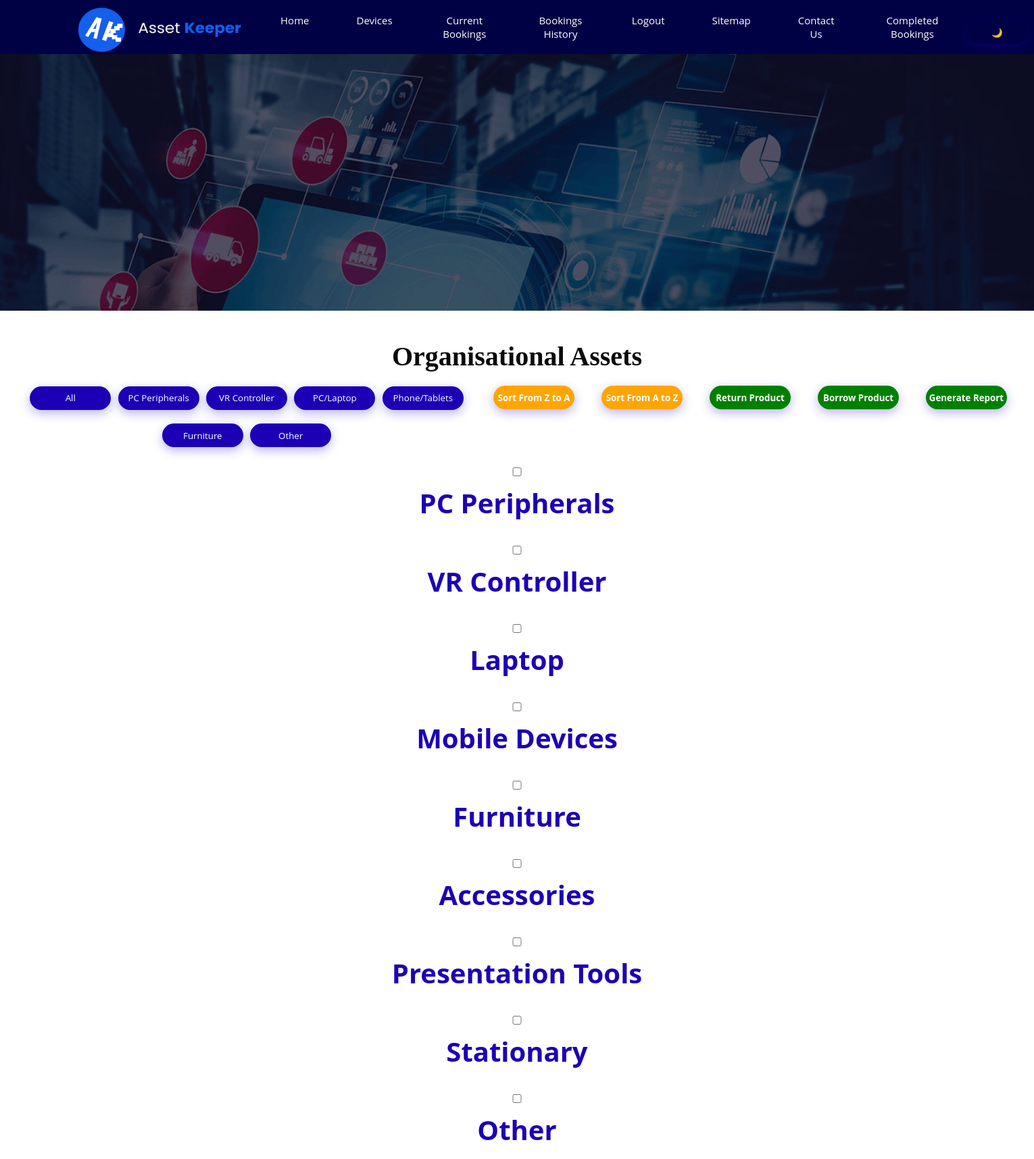
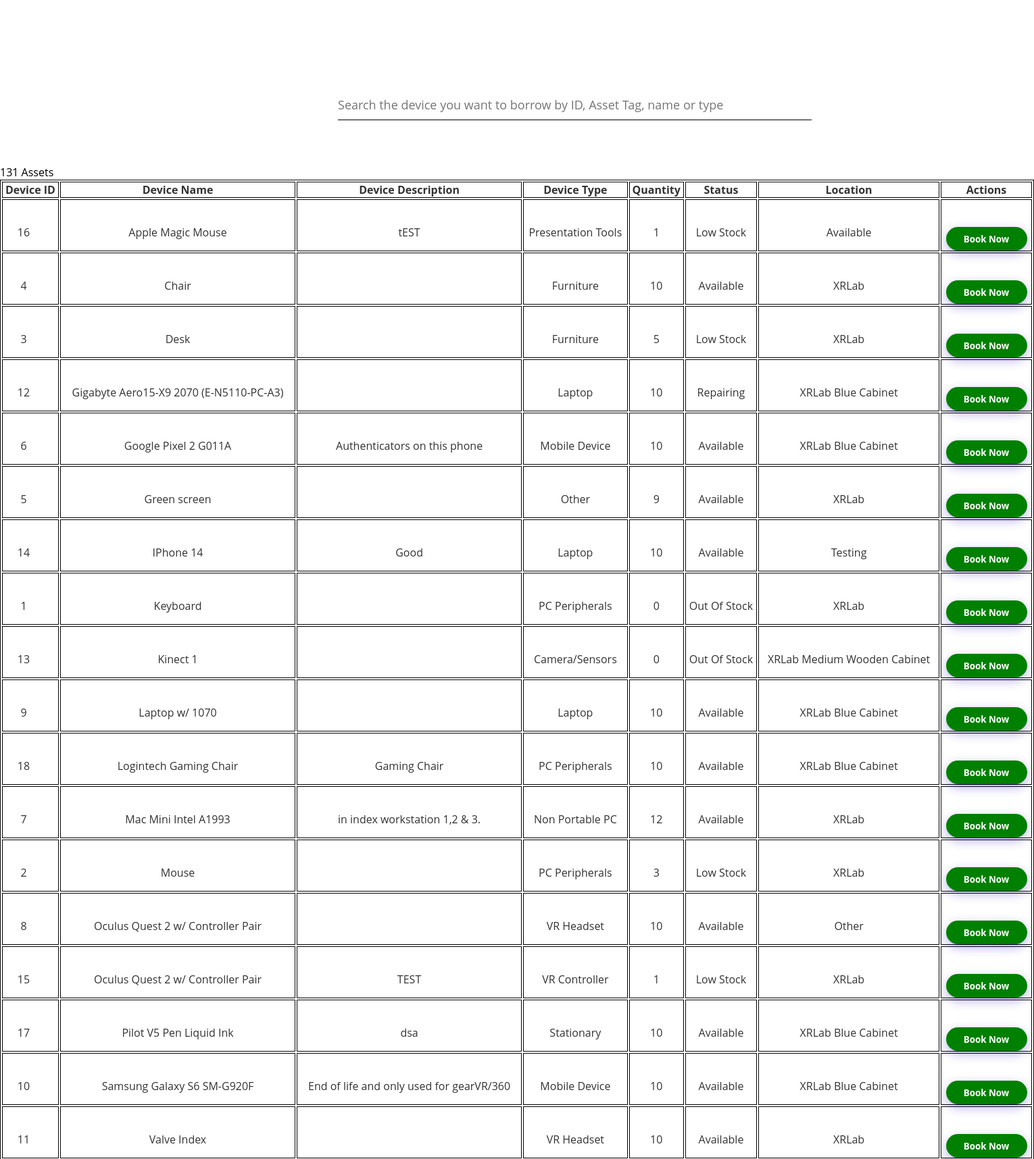
Screenshot of /devices/sort/ (upper part) with the database file from the repository (2 pictures, top to bottom).
### AppOneSDG/models.py (models this page shows, shortened)
class Equipment(models.Model):
    EQUIPMENT_CATEGORY = [ ("PC Peripherals", "PC Peripherals"), ("Non Portable PC", "Non Portable PC"), ("Laptop", "Laptop"), ("Mobile Device", "Mobile Device"), ("VR Headset", "VR Headset"), ("VR Controller", "VR Controller"), ("Camera/Sensors", "Camera/Sensors"), ("Furniture", "Furniture"), ("Presentation Tools", "Presentation Tools"), ("Stationary", "Stationary"), ("Furniture", "Furniture"), ("Accessories", "Accessories"),("Other", "Other") ]
    equipId             = models.AutoField(verbose_name="Equipment ID", primary_key=True)
    equipName           = models.CharField(verbose_name="Equipment name", max_length=100)
    equipType           = models.CharField(verbose_name="Equipment type", choices=EQUIPMENT_CATEGORY, max_length=100)
    equipQuantity       = models.IntegerField(verbose_name="Quantity for equipment", default=0)
    equipAudit          = models.DateField(verbose_name="Last audit for equipment")
    equipLocation         = models.CharField(verbose_name="Location of equipment", max_length=100, blank=True)
    equipStatus       = models.CharField(verbose_name="Status of equipment", max_length=100, default = "Available")
    equipComments       = models.TextField(verbose_name="Comments on equipment", blank=True)
    isOnsite            = models.BooleanField(default=False)
    low_stock_threshold = models.IntegerField(default=5) # Optional but recommended

### AppOneSDG/views.py (the view)
# urls.py: path('devices/sort/', equipment_list_sorted_user, name='devices_inventory_user_sorted'),
def equipment_list_sorted_user(request):
    equipments = Equipment.objects.all().order_by('equipName') # A → Z
    total_items = equipments.count()
    total_quantity = sum(e.equipQuantity for e in equipments)
    return render(request, "devices.html", { 'equipments': equipments, 'total_items': total_items, 'total_quantity': total_quantity, })

### AppOneSDG/templates/devices.html (shortened to what this page needs)
{% extends 'main_user.html' %}
{% block extra_css %}
    <link rel="stylesheet" type="text/CSS" href="/static/AppOneSDG/contact-us.css">
{% endblock extra_css %}
{% block contentBody %}
<div class="wrapper">
    <div class="overlay">
        <div class="text">
            <h1 id="intro" style="color:white;">Organisational Assets</h1>
        </div>
    </div>
</div>
<br><br>
<h1 class="title" style="color: var(--text-primary); padding-bottom:60px; font-size:40px;">
    Organisational Assets
    <div>
        <button id="generateReportBtn" class="bookingApprove" style="background:green;font-weight:bold; float:right;margin-right:40px;margin-bottom:50px;">
            Generate Report
        </button>
        <a href="/borrowEquipment">
            <button class="bookingApprove" style="background:green;font-weight:bold; float:right;margin-right:40px;margin-bottom:50px;">
                Borrow Product
            </button>
        </a>
        <a href="/returnEquipment">
            <button class="bookingApprove" style="background:green;font-weight:bold; float:right;margin-right:40px;margin-bottom:50px;">
                Return Product
            </button>
        </a>
        <a href="{% url 'devices_inventory_sorted' %}">
            <button class="bookingApprove" style="background:orange;font-weight:bold; float:right;margin-right:40px;margin-bottom:50px;">
                Sort From A to Z
            </button>
        </a>
        <a href="{% url 'devices_inventory_sorted_desc' %}">
            <button class="bookingApprove" style="background:orange;font-weight:bold; float:right;margin-right:40px;margin-bottom:50px;">
                Sort From Z to A
            </button>
        </a>
        <button class="filterBtn" data-category="all">All</button>
        <button class="filterBtn" data-category="PC Peripherals">PC Peripherals</button>
        <button class="filterBtn" data-category="VR Controller">VR Controller</button>
        <button class="filterBtn" data-category="PC/Laptop">PC/Laptop</button>
        <button class="filterBtn" data-category="Phone/Tablets">Phone/Tablets</button>
        <button class="filterBtn" data-category="Furniture">Furniture</button>
        <button class="filterBtn" data-category="Other">Other</button>
        <div class="filterContainer">
            <label><input type="checkbox" class="catFilter" value="PC Peripherals"> PC Peripherals</label>
            <label><input type="checkbox" class="catFilter" value="VR Controller"> VR Controller</label>
            <label><input type="checkbox" class="catFilter" value="Laptop"> Laptop</label>
            <label><input type="checkbox" class="catFilter" value="Mobile Device"> Mobile Devices</label>
            <label><input type="checkbox" class="catFilter" value="Furniture"> Furniture</label>
            <label><input type="checkbox" class="catFilter" value="Accessories"> Accessories</label>
            <label><input type="checkbox" class="catFilter" value="Presentation Tools"> Presentation Tools</label>
            <label><input type="checkbox" class="catFilter" value="Stationary"> Stationary</label>
            <label><input type="checkbox" class="catFilter" value="Other"> Other</label>
          </div>
    </div>
</h1>
<br><br><br><br>
<input
  type="search"
  id="searchBar"
  placeholder="Search the device you want to borrow by ID, Asset Tag, name or type"
  style="width:701px; font-size:18px; height:40px; margin-left:500px; color: var(--text-primary); background-color: var(--body-bg); border-bottom: 1px solid var(--table-border);"
/>
<br><br><br><br>
<p>{{ total_quantity }} Assets</p>
<table style="width:100%" id="currentBooking">
    <tr>
        <th>Device ID</th>
        <th>Device Name</th>
        <th>Device Description</th>
        <th>Device Type</th>
        <th>Quantity</th>
        <th>Status</th>
        <th>Location</th>
        <th>Actions</th>
    </tr>
    {% for equipmentItem in equipments %}
    <tr data-id="{{ equipmentItem.equipId }}">
        <td>{{ equipmentItem.equipId }}</td>
        <td>{{ equipmentItem.equipName }}</td>
        <td>{{ equipmentItem.equipComments }}</td>
        <td>{{ equipmentItem.equipType }}</td>
        <td>{{ equipmentItem.equipQuantity }}</td>
        <td>{{ equipmentItem.equipStatus }}</td>
        <td>{{ equipmentItem.equipLocation }}</td>
        <td>
            <button class="bookingApprove" style="background:green;font-weight:bold;">Book Now</button>
        </td>
    </tr>
    {% endfor %}
</table>
<br><br><br><br>
{% endblock contentBody %}

### AppOneSDG/static/AppOneSDG/mystylesheetSDG.css (style rules this page uses)
* { margin: 0; padding: 0; box-sizing: border-box; font-family: 'Open Sans', sans-serif; list-style: none; text-decoration: none; }
body { background: var(--body-bg); }
.bookingApprove { background:pink; }
:root { --navbar-bg: #000044; --navbar-text: white; --body-bg: white; --text-primary: #0a0a0a; --text-secondary: #333333; --table-border: #000000; --button-bg: green; --button-text: white; }

### AppOneSDG/static/AppOneSDG/contact-us.css (style rules this page uses)
.wrapper { background: url("background.jpeg"); display: flex; height: 380px; top: 0px; width: 100%; background-repeat: no-repeat; background-size: cover; }
#intro { position: absolute; top: 40%; left: 51%; width: 99%; height: 200px; transform: translate(-40%, -40%); display:flex; color: var(--text-primary); font-family: "Montserrat"; font-size: 40px; font-weight:bold; }
.title { color: var(--text-primary); font-weight: bold; text-align: center; font-family: "Arial Black"; font-weight: bold; }
.overlay { display: flex; height: 380px; top: 0px; width: 100%; background-repeat: no-repeat; background-size: cover; background-color: rgba(0,0,0,0.5); }
input { width:100%; border:none; border-bottom: 1px solid #ccc; outline:none; padding-bottom:5px; }
label { margin-bottom:6px; display:block; color: #1c00b5; }
button { background: #1c00b5; width: 120px; border:none; outline:none; color: #fff; height: 35px; border-radius:30px; margin-top:20px; box-shadow: 0px 5px 15px 0px rgba(28,0,181,0.3); }
tr td:first-child { padding-right: 20px; }
tr td { padding-top:20px; }
#currentBooking { text-align: center; height: 30px; margin:fixed; border: 1px solid var(--table-border); color: var(--text-secondary); }
.bookingApprove { background:pink; }
:root { --navbar-bg: #000044; --navbar-text: white; --body-bg: white; --text-primary: #0a0a0a; --text-secondary: #333333; --table-border: #000000; --button-bg: green; --button-text: white; }

### AppOneSDG/templates/devices.html (style rules this page uses)
#searchBar { color: var(--text-primary); background-color: var(--body-bg); border-bottom: 1px solid var(--table-border); }
#currentBooking, td, tr, th { border: 1px solid var(--table-border); }
input::placeholder { font-size:18px; }

### rows the page displays
Equipment: equipId "16", equipName "Apple Magic Mouse", equipComments "tEST", equipType "Presentation Tools", equipQuantity "1", equipStatus "Low Stock", equipLocation "Available"
Equipment: equipId "4", equipName "Chair", equipType "Furniture", equipQuantity "10", equipStatus "Available", equipLocation "XRLab"
Equipment: equipId "3", equipName "Desk", equipType "Furniture", equipQuantity "5", equipStatus "Low Stock", equipLocation "XRLab"
Equipment: equipId "12", equipName "Gigabyte Aero15-X9 2070 (E-N5110-PC-A3)", equipType "Laptop", equipQuantity "10", equipStatus "Repairing", equipLocation "XRLab Blue Cabinet"
Equipment: equipId "6", equipName "Google Pixel 2 G011A", equipComments "Authenticators on this phone", equipType "Mobile Device", equipQuantity "10", equipStatus "Available", equipLocation "XRLab Blue Cabinet"
Equipment: equipId "5", equipName "Green screen", equipType "Other", equipQuantity "9", equipStatus "Available", equipLocation "XRLab"
Equipment: equipId "14", equipName "IPhone 14", equipComments "Good", equipType "Laptop", equipQuantity "10", equipStatus "Available", equipLocation "Testing"
Equipment: equipId "1", equipName "Keyboard", equipType "PC Peripherals", equipQuantity "0", equipStatus "Out Of Stock", equipLocation "XRLab"
Equipment: equipId "13", equipName "Kinect 1", equipType "Camera/Sensors", equipQuantity "0", equipStatus "Out Of Stock", equipLocation "XRLab Medium Wooden Cabinet"
Equipment: equipId "9", equipName "Laptop w/ 1070", equipType "Laptop", equipQuantity "10", equipStatus "Available", equipLocation "XRLab Blue Cabinet"
Equipment: equipId "18", equipName "Logintech Gaming Chair", equipComments "Gaming Chair", equipType "PC Peripherals", equipQuantity "10", equipStatus "Available", equipLocation "XRLab Blue Cabinet"
Equipment: equipId "7", equipName "Mac Mini Intel A1993", equipComments "in index workstation 1,2 & 3.", equipType "Non Portable PC", equipQuantity "12", equipStatus "Available", equipLocation "XRLab"
Equipment: equipId "2", equipName "Mouse", equipType "PC Peripherals", equipQuantity "3", equipStatus "Low Stock", equipLocation "XRLab"
Equipment: equipId "8", equipName "Oculus Quest 2 w/ Controller Pair", equipType "VR Headset", equipQuantity "10", equipStatus "Available", equipLocation "Other"
Equipment: equipId "15", equipName "Oculus Quest 2 w/ Controller Pair", equipComments "TEST", equipType "VR Controller", equipQuantity "1", equipStatus "Low Stock", equipLocation "XRLab"
Equipment: equipId "17", equipName "Pilot V5 Pen Liquid Ink", equipComments "dsa", equipType "Stationary", equipQuantity "10", equipStatus "Available", equipLocation "XRLab Blue Cabinet"
Equipment: equipId "10", equipName "Samsung Galaxy S6 SM-G920F", equipComments "End of life and only used for gearVR/360", equipType "Mobile Device", equipQuantity "10", equipStatus "Available", equipLocation "XRLab Blue Cabinet"
Equipment: equipId "11", equipName "Valve Index", equipType "VR Headset", equipQuantity "10", equipStatus "Available", equipLocation "XRLab"

### other values shown
{{ total_quantity }} "131"
